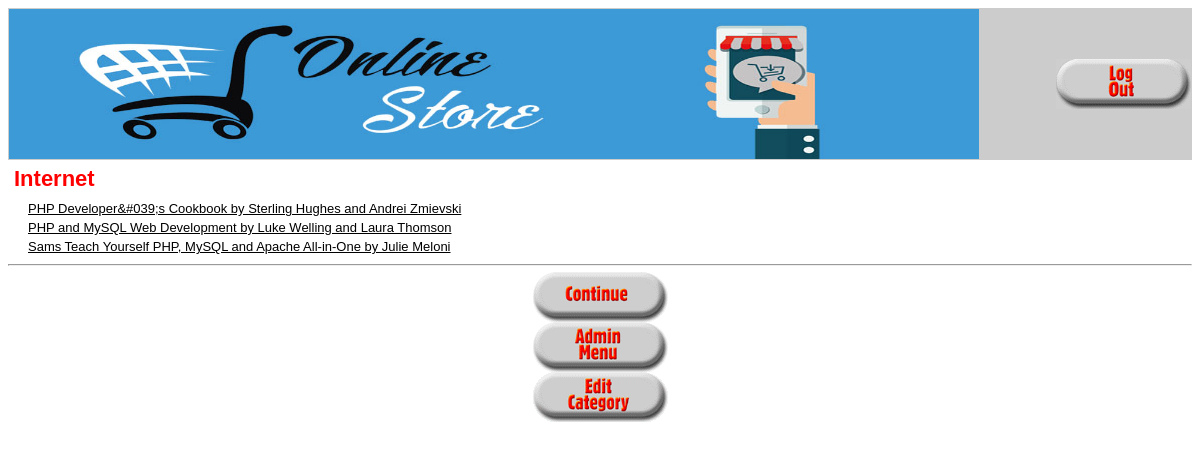
The app's page /show_cat.php?catid=1 (signed in) with its own data.
### tables this page shows
create table categories
(
	catid int unsigned not null auto_increment primary key,
    catname char(60) not null
);

create table books
(
	isbn char(13) not null primary key,
    author char(100),
    title char(100),
    catid int unsigned,
    price float(4,2) not null,
    description varchar(255)
);

### book_fns.php (called while the page is built, shortened)
<?php
function get_category_name($catid)
{
    $conn = db_connect();
    $query = "select catname from categories where catid='".$conn->real_escape_string($catid)."'";
    $result = @$conn->query($query);
    $row = $result->fetch_object();
    return $row->catname;
}
function get_books($catid) {
    $conn = db_connect();
    $query = "select * from books where catid = '".$conn->real_escape_string($catid)."'";
    $result = @$conn->query($query);
    $result = db_result_to_array($result);
    return $result;
}

### output_fns.php (the view, shortened to what this page needs)
<?php
function do_html_header($title = '') {
    ?>
    <html>
    <head>
    </head>
    <body>
    <table width="100%" border="0" cellspacing="0" bgcolor="#cccccc">
        <tr>
            <td rowspan="2">
                    <a href="index.php"><img src="images/OnlineStore.jpg" alt="OnlineStore" border="0"
                                          align="left" valign="bottom" height="150" width="970"/></a>
            </td>
            <td align="right" valign="bottom">
            </td>
            <td align="right" rowspan="2" width="135">
                <?php
                if(isset($_SESSION['admin_user'])) {
                    display_button('logout.php', 'log-out', 'Log Out');
                } else {
                    display_button('show_cart.php', 'view-cart', 'View Your Shopping Cart');
                }
                ?>
        </tr>
        <tr>
            <td align="right" valign="top">
            </td>
        </tr>
    </table>
    <?php
    if($title) {
        do_html_heading($title);
    }
}
function do_html_footer() {
    ?>
    </body>
    </html>
    <?php
}
function do_html_heading($heading) {
    ?>
    <h2><?php echo htmlspecialchars($heading); ?></h2>
    <?php
}
function do_html_URL($url, $name) {
    ?>
    <a href="<?php echo htmlspecialchars($url); ?>"><?php echo htmlspecialchars($name); ?></a><br />
    <?php
}
function display_books($book_array) {
    if (!is_array($book_array)) {
        echo "<p>No books currently available in this category</p>";
    } else {
        echo "<table width=\"100%\" border=\"0\">";
        foreach ($book_array as $row) {
            $url = "show_book.php?isbn=" . urlencode($row['isbn']);
            echo "<tr><td>";
            echo "</td><td>";
            $title = htmlspecialchars($row['title']) . " by " . htmlspecialchars($row['author']);
            do_html_url($url, $title);
            echo "</td></tr>";
        }
        echo "</table>";
    }
    echo "<hr />";
}
    ?>
    <?php
function display_button($target, $image, $alt) {
    echo "<div align=\"center\"><a href=\"".htmlspecialchars($target)."\">
          <img src=\"images/".htmlspecialchars($image).".gif\"
           alt=\"".htmlspecialchars($alt)."\" border=\"0\" height=\"50\"
           width=\"135\"/></a></div>";
}

### output_fns.php (style rules this page uses)
h2 { font-family: Arial, Helvetica, sans-serif; font-size: 22px; color: red; margin: 6px }
body { font-family: Arial, Helvetica, sans-serif; font-size: 13px }
li, td { font-family: Arial, Helvetica, sans-serif; font-size: 13px }
hr { color: #FF0000; width=70%; text-align=center }
a { color: #000000 }

### records on screen
categories: catname "Internet"
books: name "PHP Developer&#039;s Cookbook by Sterling Hughes and Andrei Zmievski"
books: name "PHP and MySQL Web Development by Luke Welling and Laura Thomson"
books: name "Sams Teach Yourself PHP, MySQL and Apache All-in-One by Julie Meloni"
